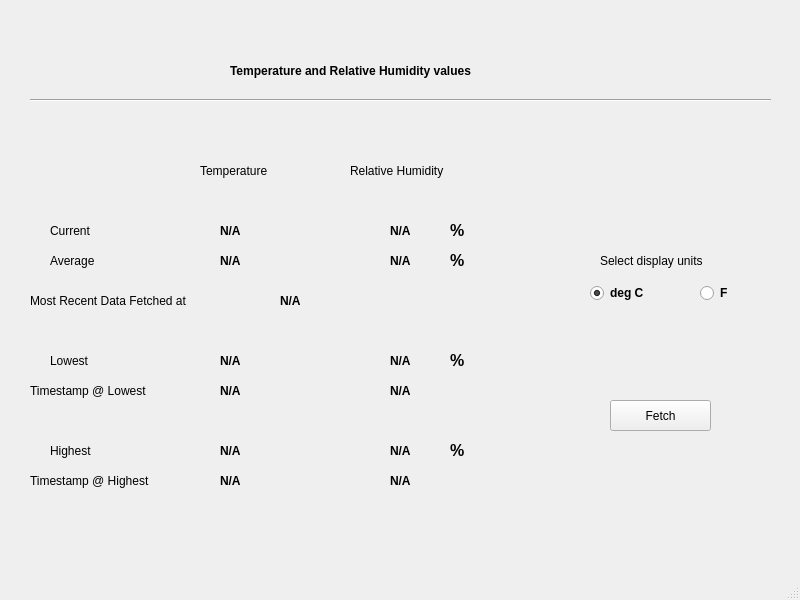
<?xml version="1.0" encoding="UTF-8"?>
<ui version="4.0">
 <class>MainWindow</class>
 <widget class="QMainWindow" name="MainWindow">
  <property name="geometry">
   <rect>
    <x>0</x>
    <y>0</y>
    <width>800</width>
    <height>600</height>
   </rect>
  </property>
  <property name="windowTitle">
   <string>ECEN_5053 -- Project_3 -- Temp/RH Client</string>
  </property>
  <widget class="QWidget" name="centralwidget">
   <widget class="QLabel" name="label">
    <property name="geometry">
     <rect>
      <x>200</x>
      <y>160</y>
      <width>91</width>
      <height>21</height>
     </rect>
    </property>
    <property name="text">
     <string>Temperature</string>
    </property>
   </widget>
   <widget class="QLabel" name="label_2">
    <property name="geometry">
     <rect>
      <x>350</x>
      <y>160</y>
      <width>131</width>
      <height>21</height>
     </rect>
    </property>
    <property name="text">
     <string>Relative Humidity</string>
    </property>
   </widget>
   <widget class="QLabel" name="label_3">
    <property name="geometry">
     <rect>
      <x>230</x>
      <y>60</y>
      <width>341</width>
      <height>21</height>
     </rect>
    </property>
    <property name="font">
     <font>
      <weight>75</weight>
      <bold>true</bold>
     </font>
    </property>
    <property name="text">
     <string>Temperature and Relative Humidity values </string>
    </property>
   </widget>
   <widget class="Line" name="line">
    <property name="geometry">
     <rect>
      <x>30</x>
      <y>90</y>
      <width>741</width>
      <height>20</height>
     </rect>
    </property>
    <property name="orientation">
     <enum>Qt::Horizontal</enum>
    </property>
   </widget>
   <widget class="QLabel" name="label_4">
    <property name="geometry">
     <rect>
      <x>450</x>
      <y>220</y>
      <width>21</width>
      <height>21</height>
     </rect>
    </property>
    <property name="font">
     <font>
      <pointsize>12</pointsize>
      <weight>75</weight>
      <italic>false</italic>
      <bold>true</bold>
     </font>
    </property>
    <property name="text">
     <string>%</string>
    </property>
   </widget>
   <widget class="QLabel" name="label_5">
    <property name="geometry">
     <rect>
      <x>600</x>
      <y>250</y>
      <width>141</width>
      <height>21</height>
     </rect>
    </property>
    <property name="text">
     <string>Select display units</string>
    </property>
   </widget>
   <widget class="QRadioButton" name="radioButton_C">
    <property name="geometry">
     <rect>
      <x>590</x>
      <y>280</y>
      <width>71</width>
      <height>26</height>
     </rect>
    </property>
    <property name="font">
     <font>
      <weight>75</weight>
      <bold>true</bold>
     </font>
    </property>
    <property name="text">
     <string>deg C</string>
    </property>
    <property name="checked">
     <bool>true</bool>
    </property>
   </widget>
   <widget class="QRadioButton" name="radioButton_F">
    <property name="geometry">
     <rect>
      <x>700</x>
      <y>280</y>
      <width>41</width>
      <height>26</height>
     </rect>
    </property>
    <property name="font">
     <font>
      <weight>75</weight>
      <bold>true</bold>
     </font>
    </property>
    <property name="text">
     <string>F</string>
    </property>
   </widget>
   <widget class="QLabel" name="label_6">
    <property name="geometry">
     <rect>
      <x>30</x>
      <y>290</y>
      <width>211</width>
      <height>21</height>
     </rect>
    </property>
    <property name="text">
     <string>Most Recent Data Fetched at</string>
    </property>
   </widget>
   <widget class="QLabel" name="label_temp">
    <property name="geometry">
     <rect>
      <x>220</x>
      <y>220</y>
      <width>67</width>
      <height>21</height>
     </rect>
    </property>
    <property name="font">
     <font>
      <weight>75</weight>
      <bold>true</bold>
     </font>
    </property>
    <property name="text">
     <string>N/A</string>
    </property>
   </widget>
   <widget class="QLabel" name="label_rh">
    <property name="geometry">
     <rect>
      <x>390</x>
      <y>220</y>
      <width>41</width>
      <height>21</height>
     </rect>
    </property>
    <property name="font">
     <font>
      <weight>75</weight>
      <bold>true</bold>
     </font>
    </property>
    <property name="text">
     <string>N/A</string>
    </property>
   </widget>
   <widget class="QLabel" name="label_timestamp">
    <property name="geometry">
     <rect>
      <x>280</x>
      <y>290</y>
      <width>171</width>
      <height>21</height>
     </rect>
    </property>
    <property name="font">
     <font>
      <weight>75</weight>
      <bold>true</bold>
     </font>
    </property>
    <property name="text">
     <string>N/A</string>
    </property>
   </widget>
   <widget class="QLabel" name="label_7">
    <property name="geometry">
     <rect>
      <x>50</x>
      <y>220</y>
      <width>91</width>
      <height>21</height>
     </rect>
    </property>
    <property name="text">
     <string>Current</string>
    </property>
   </widget>
   <widget class="QLabel" name="label_8">
    <property name="geometry">
     <rect>
      <x>50</x>
      <y>350</y>
      <width>91</width>
      <height>21</height>
     </rect>
    </property>
    <property name="text">
     <string>Lowest</string>
    </property>
   </widget>
   <widget class="QLabel" name="label_9">
    <property name="geometry">
     <rect>
      <x>50</x>
      <y>440</y>
      <width>91</width>
      <height>21</height>
     </rect>
    </property>
    <property name="text">
     <string>Highest</string>
    </property>
   </widget>
   <widget class="QLabel" name="label_10">
    <property name="geometry">
     <rect>
      <x>50</x>
      <y>250</y>
      <width>91</width>
      <height>21</height>
     </rect>
    </property>
    <property name="text">
     <string>Average</string>
    </property>
   </widget>
   <widget class="QLabel" name="label_low_temp">
    <property name="geometry">
     <rect>
      <x>220</x>
      <y>350</y>
      <width>67</width>
      <height>21</height>
     </rect>
    </property>
    <property name="font">
     <font>
      <weight>75</weight>
      <bold>true</bold>
     </font>
    </property>
    <property name="text">
     <string>N/A</string>
    </property>
   </widget>
   <widget class="QLabel" name="label_high_temp">
    <property name="geometry">
     <rect>
      <x>220</x>
      <y>440</y>
      <width>67</width>
      <height>21</height>
     </rect>
    </property>
    <property name="font">
     <font>
      <weight>75</weight>
      <bold>true</bold>
     </font>
    </property>
    <property name="text">
     <string>N/A</string>
    </property>
   </widget>
   <widget class="QLabel" name="label_avg_temp">
    <property name="geometry">
     <rect>
      <x>220</x>
      <y>250</y>
      <width>67</width>
      <height>21</height>
     </rect>
    </property>
    <property name="font">
     <font>
      <weight>75</weight>
      <bold>true</bold>
     </font>
    </property>
    <property name="text">
     <string>N/A</string>
    </property>
   </widget>
   <widget class="QLabel" name="label_low_rh">
    <property name="geometry">
     <rect>
      <x>390</x>
      <y>350</y>
      <width>41</width>
      <height>21</height>
     </rect>
    </property>
    <property name="font">
     <font>
      <weight>75</weight>
      <bold>true</bold>
     </font>
    </property>
    <property name="text">
     <string>N/A</string>
    </property>
   </widget>
   <widget class="QLabel" name="label_high_rh">
    <property name="geometry">
     <rect>
      <x>390</x>
      <y>440</y>
      <width>41</width>
      <height>21</height>
     </rect>
    </property>
    <property name="font">
     <font>
      <weight>75</weight>
      <bold>true</bold>
     </font>
    </property>
    <property name="text">
     <string>N/A</string>
    </property>
   </widget>
   <widget class="QLabel" name="label_avg_rh">
    <property name="geometry">
     <rect>
      <x>390</x>
      <y>250</y>
      <width>41</width>
      <height>21</height>
     </rect>
    </property>
    <property name="font">
     <font>
      <weight>75</weight>
      <bold>true</bold>
     </font>
    </property>
    <property name="text">
     <string>N/A</string>
    </property>
   </widget>
   <widget class="QLabel" name="label_11">
    <property name="geometry">
     <rect>
      <x>450</x>
      <y>350</y>
      <width>21</width>
      <height>21</height>
     </rect>
    </property>
    <property name="font">
     <font>
      <pointsize>12</pointsize>
      <weight>75</weight>
      <italic>false</italic>
      <bold>true</bold>
     </font>
    </property>
    <property name="text">
     <string>%</string>
    </property>
   </widget>
   <widget class="QLabel" name="label_12">
    <property name="geometry">
     <rect>
      <x>450</x>
      <y>440</y>
      <width>21</width>
      <height>21</height>
     </rect>
    </property>
    <property name="font">
     <font>
      <pointsize>12</pointsize>
      <weight>75</weight>
      <italic>false</italic>
      <bold>true</bold>
     </font>
    </property>
    <property name="text">
     <string>%</string>
    </property>
   </widget>
   <widget class="QLabel" name="label_13">
    <property name="geometry">
     <rect>
      <x>450</x>
      <y>250</y>
      <width>21</width>
      <height>21</height>
     </rect>
    </property>
    <property name="font">
     <font>
      <pointsize>12</pointsize>
      <weight>75</weight>
      <italic>false</italic>
      <bold>true</bold>
     </font>
    </property>
    <property name="text">
     <string>%</string>
    </property>
   </widget>
   <widget class="QLabel" name="label_14">
    <property name="geometry">
     <rect>
      <x>30</x>
      <y>380</y>
      <width>161</width>
      <height>21</height>
     </rect>
    </property>
    <property name="text">
     <string>Timestamp @ Lowest</string>
    </property>
   </widget>
   <widget class="QLabel" name="label_15">
    <property name="geometry">
     <rect>
      <x>30</x>
      <y>470</y>
      <width>161</width>
      <height>21</height>
     </rect>
    </property>
    <property name="text">
     <string>Timestamp @ Highest</string>
    </property>
   </widget>
   <widget class="QLabel" name="label_low_temp_timestamp">
    <property name="geometry">
     <rect>
      <x>220</x>
      <y>380</y>
      <width>171</width>
      <height>21</height>
     </rect>
    </property>
    <property name="font">
     <font>
      <weight>75</weight>
      <bold>true</bold>
     </font>
    </property>
    <property name="text">
     <string>N/A</string>
    </property>
   </widget>
   <widget class="QLabel" name="label_low_rh_timestamp">
    <property name="geometry">
     <rect>
      <x>390</x>
      <y>380</y>
      <width>171</width>
      <height>21</height>
     </rect>
    </property>
    <property name="font">
     <font>
      <weight>75</weight>
      <bold>true</bold>
     </font>
    </property>
    <property name="text">
     <string>N/A</string>
    </property>
   </widget>
   <widget class="QLabel" name="label_high_temp_timestamp">
    <property name="geometry">
     <rect>
      <x>220</x>
      <y>470</y>
      <width>171</width>
      <height>21</height>
     </rect>
    </property>
    <property name="font">
     <font>
      <weight>75</weight>
      <bold>true</bold>
     </font>
    </property>
    <property name="text">
     <string>N/A</string>
    </property>
   </widget>
   <widget class="QLabel" name="label_high_rh_timestamp">
    <property name="geometry">
     <rect>
      <x>390</x>
      <y>470</y>
      <width>171</width>
      <height>21</height>
     </rect>
    </property>
    <property name="font">
     <font>
      <weight>75</weight>
      <bold>true</bold>
     </font>
    </property>
    <property name="text">
     <string>N/A</string>
    </property>
   </widget>
   <widget class="QPushButton" name="pushButton_Fetch">
    <property name="geometry">
     <rect>
      <x>610</x>
      <y>400</y>
      <width>101</width>
      <height>31</height>
     </rect>
    </property>
    <property name="text">
     <string>Fetch</string>
    </property>
   </widget>
  </widget>
  <widget class="QStatusBar" name="statusbar"/>
 </widget>
 <resources/>
 <connections/>
</ui>
